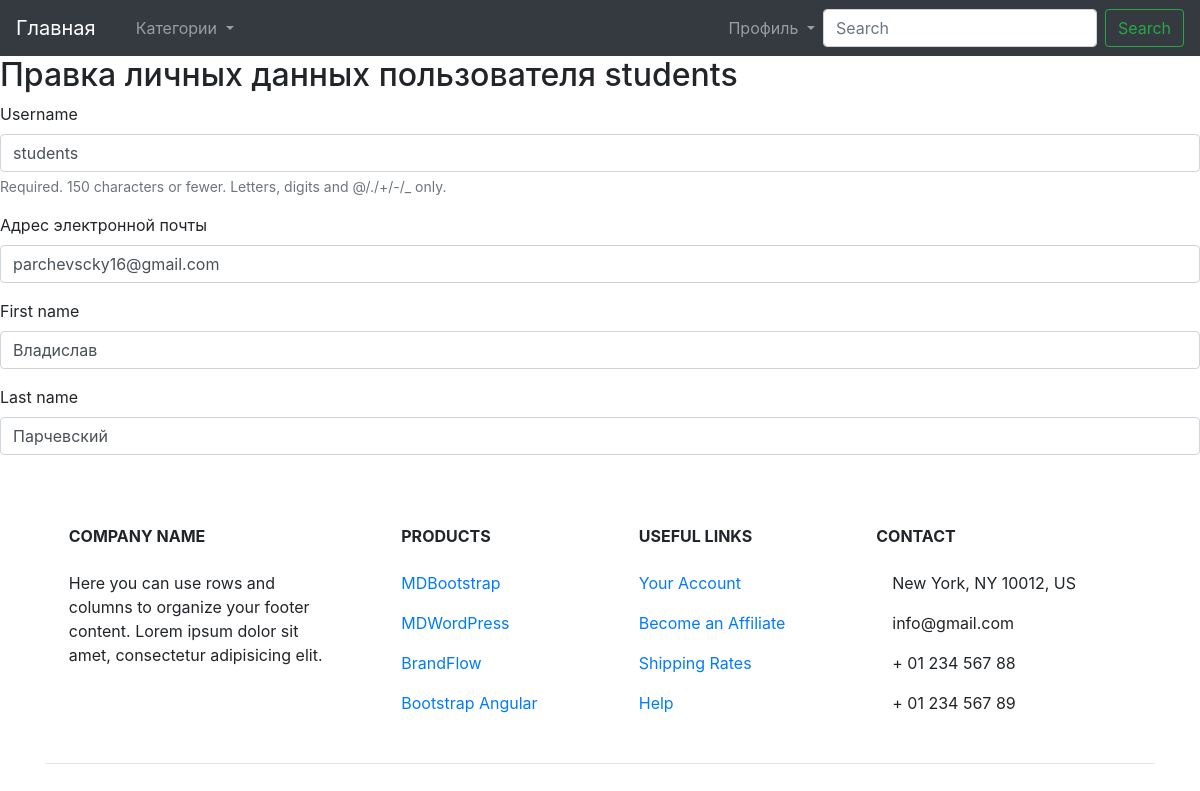
The page /accounts/profile/change/ (signed in) on the database its author committed.
### main/models.py (models this page shows, shortened)
class AdvUser(AbstractUser):
    is_activated = models.BooleanField(default=True, db_index=True,
                                       verbose_name='Прошел активацию?')
    send_messages = models.BooleanField(default=True,
                                        verbose_name='Слать оповещения о новых комментариях?')
    is_teacher = models.BooleanField(default=False,
                                     verbose_name='Является учителем?')
    class Meta(AbstractUser.Meta):
        verbose_name = 'Пользователь'
        verbose_name_plural = 'Пользователи'

### main/views.py (the view)
# urls.py: path('accounts/profile/change/', ChangeUserInfoView.as_view(),
class ChangeUserInfoView(SuccessMessageMixin, LoginRequiredMixin, UpdateView):
    model = AdvUser
    template_name = 'registration/change_user_info.html'
    form_class = ChangeUserInfoForm
    success_url = reverse_lazy('main')
    success_message = 'Личные данные пользователя изменены'
    def dispatch(self, request, *args, **kwargs):
        self.user_id = request.user.pk
        return super().dispatch(request, *args, **kwargs)
    def get_object(self, queryset=None):
        if not queryset:
            queryset = self.get_queryset()
        return get_object_or_404(queryset, pk=self.user_id)

### main/forms.py
class ChangeUserInfoForm(forms.ModelForm):
    email = forms.EmailField(required=True,
                             label='Адрес электронной почты')
    class Meta:
        model = AdvUser
        fields = ('username', 'email', 'first_name', 'last_name')

### main/templates/registration/change_user_info.html (shortened to what this page needs)
{% extends "main.html" %}
{% load bootstrap4 %}
{% block content %}
    <h2>Правка личных данных пользователя {{ user.username }}</h2>
    <form method="post">
        {% bootstrap_form form layout='horizontal' %}
    </form>
{% endblock %}

### rows shown on the page
AdvUser: username "students", email "parchevscky16@gmail.com", first_name "Владислав", last_name "Парчевский"
